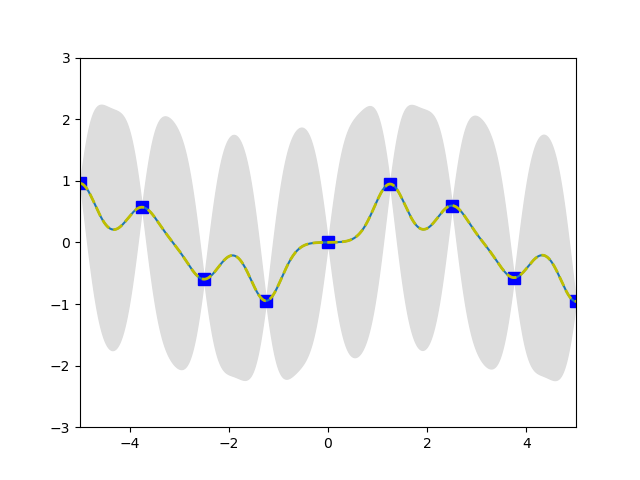

The Python source for this figure:
import numpy as np
import matplotlib.pyplot as plt

def kernel_f(x,xl,sigma,l):
    return sigma**2*np.exp(-5.*(1/l**2)*(x-xl)**2)

def K(X,Xl,sigma,l):
    n, m = X.shape[0],Xl.shape[0]
    K = np.zeros((n,m))
    for i in range(n):
        for j in range(m):
            K[i,j] = kernel_f(X[i], Xl[j], sigma, l)
    return K

def exercicio5(X, X_new, Y, sigma):
    KXX = K(X,X,1,1)
    KXnX = K(X_new, X, 1, 1)
    KXXn = K(X,X_new, 1, 1)
    KXnXn = K(X_new, X_new, 1, 1)

    aux = KXnX.dot(np.linalg.inv(KXX+sigma**2*np.identity(KXX.shape[0])))

    mean = aux.dot(Y)
    covariance = KXnXn + sigma**2*np.identity(KXnXn.shape[0]) - aux.dot(KXXn)

    return (mean,covariance)

n, m = 9, 1000

X = np.linspace(-5,5,n)
Y = np.sin(X)+np.random.normal(loc = 0, scale = 0.001, size=n)
Xn = np.linspace(-5,5,m)

mu, cov = exercicio5(X, Xn, Y, 0.01)

stdv = np.sqrt(np.diag(cov))

plt.plot(X,Y, 'bs', ms=8, label="Pontos iniciais")
plt.plot(Xn,mu,label="Média")
plt.gca().fill_between(Xn, mu-2*stdv,mu+2*stdv,color="#dddddd",label="intervalo de confiança")
plt.plot(Xn,mu,"y--",lw=2,label="função aproximada")
plt.axis([-5,5,-3,3])
plt.show()
